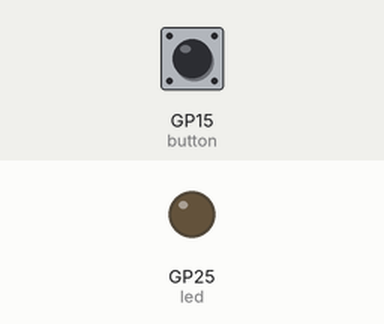
This program was run on a simulated Raspberry Pi Pico running MicroPython. Shown: output pins drawn as LEDs (lit = HIGH). The inputs (shaded band) are chosen by the test bench; at power-on: GP15 (button) HIGH. What the program prints to the serial console is not drawn.

Above: at 1.2 s.
1.3 s: GP15 (button) pulled LOW for 0.15 s
At 1.4 s:
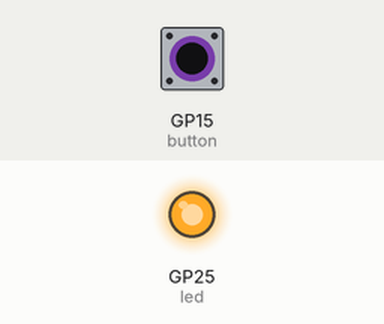
3.0 s: GP15 (button) pulled LOW for 3.2 s
At 7.6 s:
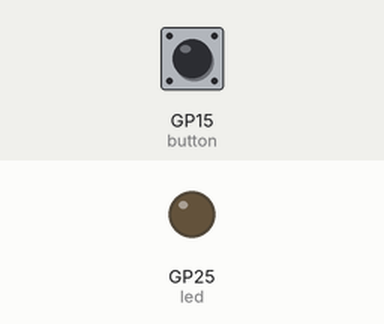
Timing chart, 0 to 9.1 s (numbered marks = the images above; inputs shaded):
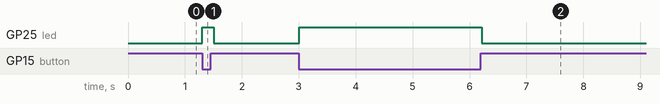

The program:

01-push-switch.py
```python
"""

ใช้สายไฟ 2 เส้น
- ขาที่ 1 ของสวิตช์: จิ้มเข้าขา GP15
- ขาที่ 2 ของสวิตช์: จิ้มเข้าขา GND (จุดไหนก็ได้)

button = Pin(15, Pin.IN, Pin.PULL_UP)

"""

import machine
import time
from machine import Pin

# 1. ตั้งค่า LED บนบอร์ดไว้ดูผล
led = Pin("LED", Pin.OUT)

# 2. ตั้งค่าปุ่มกดที่ขา GP15 แบบ Active Low (เปิด PULL_UP ภายใน)
"""
Pin(15, ...) บอก Pico ว่า "ฉันจะคุยกับ ขาหมายเลข 15 นะ"
Pin.IN - ตั้งโหมดให้ขานี้เป็น "ขาเข้า" (Input) ให้คอย "ฟัง" หรือ "อ่าน" ค่าที่วิ่งเข้ามาที่ขานี้
Pin.PULL_UP (ตัวพระเอก)
- บรรทัดนี้ที่ทำให้เกิด Active Low โดยไม่ต้องต่อตัวต้านทานข้างนอก
- ข้างในชิป Pico: เมื่อสั่ง PULL_UP มันจะไป "สับสวิตช์" เชื่อมต่อตัวต้านทานภายใน (Internal Resistor) เข้ากับแหล่งจ่ายไฟ 3.3V ของตัวบอร์ดเอง
- สิ่งที่เกิดขึ้น: Pico จะทำการ "ดึง" (Pull) แรงดันที่ขา 15 ให้ขึ้นไปอยู่ที่ High (3.3V) ตลอดเวลาโดยอัตโนมัติ
"""
button = Pin(15, Pin.IN, Pin.PULL_UP)

print("--- เริ่มการทดสอบปุ่มกด (Active Low) ---")
print("สถานะปกติ: ไฟ LED จะดับ (ค่าอ่านได้ 1)")
print("เมื่อกดปุ่ม: ไฟ LED จะติด (ค่าอ่านได้ 0)")

while True:
    # อ่านค่าจากปุ่ม (ไม่กดได้ 1, กดได้ 0)
    button_value = button.value()

    if button_value == 0:
      # ถ้ากดปุ่ม (Active Low) ให้เปิดไฟ LED
      led.value(1)
      print("Status: Pressed (0)  -> LED ON")
    else:
      # ถ้าไม่กด ให้ปิดไฟ LED
      led.value(0)

    # หน่วงเวลานิดหน่อยเพื่อให้มองทันและไม่รันรัวเกินไป
    time.sleep(0.1)
```

Measured:
- after the input at 1.3 s, GP25 (led): LOW → HIGH at once, → LOW 0.20 s later
- after the input at 3.0 s, GP25 (led): LOW → HIGH at once, → LOW 3.2 s later
